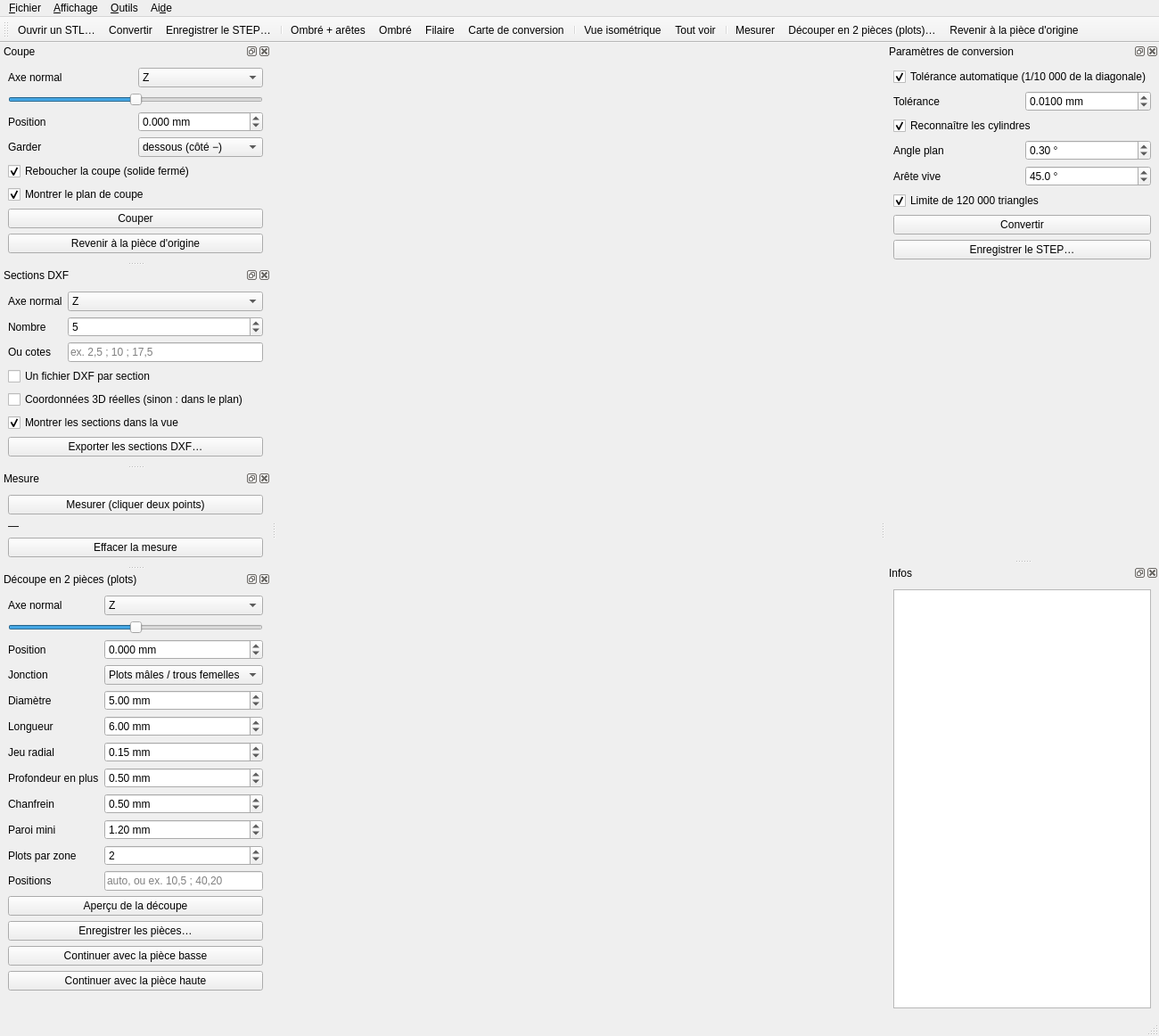
<?xml version="1.0" encoding="UTF-8"?>
<!--
  Interface de STL2STEP au format Qt Designer : ouvrez ce fichier dans Qt Designer
  (designer, ou « pyqt6-tools designer ») pour la modifier, puis relancez l'appli.
  Le code retrouve les éléments par leur nom d'objet (objectName) : un élément
  supprimé est simplement ignoré ; un élément renommé perd son action.
  La zone « viewerHost » reçoit la vue 3D.
-->
<ui version="4.0">
 <class>MainWindow</class>
 <widget class="QMainWindow" name="MainWindow">
  <property name="geometry">
   <rect>
    <x>0</x>
    <y>0</y>
    <width>1300</width>
    <height>840</height>
   </rect>
  </property>
  <property name="windowTitle">
   <string>STL2STEP — STL vers CAO</string>
  </property>
  <widget class="QWidget" name="centralwidget">
   <layout class="QVBoxLayout" name="layoutCentral">
    <property name="leftMargin">
     <number>0</number>
    </property>
    <property name="topMargin">
     <number>0</number>
    </property>
    <property name="rightMargin">
     <number>0</number>
    </property>
    <property name="bottomMargin">
     <number>0</number>
    </property>
    <item>
     <widget class="QWidget" name="viewerHost">
      <layout class="QVBoxLayout" name="layoutViewer">
       <property name="leftMargin">
        <number>0</number>
       </property>
       <property name="topMargin">
        <number>0</number>
       </property>
       <property name="rightMargin">
        <number>0</number>
       </property>
       <property name="bottomMargin">
        <number>0</number>
       </property>
      </layout>
     </widget>
    </item>
   </layout>
  </widget>
  <widget class="QMenuBar" name="menubar">
   <widget class="QMenu" name="menuFichier">
    <property name="title">
     <string>&amp;Fichier</string>
    </property>
    <addaction name="actionOuvrir"/>
    <addaction name="actionEnregistrerStep"/>
    <addaction name="actionEnregistrerStl"/>
    <addaction name="actionExporterDxf"/>
    <addaction name="separator"/>
    <addaction name="actionQuitter"/>
   </widget>
   <widget class="QMenu" name="menuAffichage">
    <property name="title">
     <string>&amp;Affichage</string>
    </property>
    <addaction name="actionVueOmbreAretes"/>
    <addaction name="actionVueOmbre"/>
    <addaction name="actionVueFilaire"/>
    <addaction name="actionVueCarte"/>
    <addaction name="separator"/>
    <addaction name="actionVueIso"/>
    <addaction name="actionVueDessus"/>
    <addaction name="actionVueFace"/>
    <addaction name="actionVueDroite"/>
    <addaction name="actionAjuster"/>
    <addaction name="separator"/>
    <addaction name="actionRechargerInterface"/>
   </widget>
   <widget class="QMenu" name="menuOutils">
    <property name="title">
     <string>&amp;Outils</string>
    </property>
    <addaction name="actionConvertir"/>
    <addaction name="actionMesurer"/>
    <addaction name="actionCouper"/>
    <addaction name="actionDecouper"/>
    <addaction name="separator"/>
    <addaction name="actionAnnulerModifs"/>
   </widget>
   <widget class="QMenu" name="menuAide">
    <property name="title">
     <string>Ai&amp;de</string>
    </property>
    <addaction name="actionAide"/>
    <addaction name="actionAPropos"/>
   </widget>
   <addaction name="menuFichier"/>
   <addaction name="menuAffichage"/>
   <addaction name="menuOutils"/>
   <addaction name="menuAide"/>
  </widget>
  <widget class="QToolBar" name="toolBar">
   <property name="windowTitle">
    <string>Barre d'outils</string>
   </property>
   <property name="toolButtonStyle">
    <enum>Qt::ToolButtonStyle::ToolButtonTextOnly</enum>
   </property>
   <attribute name="toolBarArea">
    <enum>TopToolBarArea</enum>
   </attribute>
   <attribute name="toolBarBreak">
    <bool>false</bool>
   </attribute>
   <addaction name="actionOuvrir"/>
   <addaction name="actionConvertir"/>
   <addaction name="actionEnregistrerStep"/>
   <addaction name="separator"/>
   <addaction name="actionVueOmbreAretes"/>
   <addaction name="actionVueOmbre"/>
   <addaction name="actionVueFilaire"/>
   <addaction name="actionVueCarte"/>
   <addaction name="separator"/>
   <addaction name="actionVueIso"/>
   <addaction name="actionAjuster"/>
   <addaction name="separator"/>
   <addaction name="actionMesurer"/>
   <addaction name="actionDecouper"/>
   <addaction name="actionAnnulerModifs"/>
  </widget>
  <widget class="QStatusBar" name="statusbar"/>
  <widget class="QDockWidget" name="dockParametres">
   <property name="windowTitle">
    <string>Paramètres de conversion</string>
   </property>
   <property name="features">
    <set>QDockWidget::DockWidgetFeature::DockWidgetClosable|QDockWidget::DockWidgetFeature::DockWidgetMovable|QDockWidget::DockWidgetFeature::DockWidgetFloatable</set>
   </property>
   <attribute name="dockWidgetArea">
    <number>2</number>
   </attribute>
   <widget class="QWidget" name="dockParametresContents">
    <layout class="QGridLayout" name="gridParams">
     <item row="0" column="0" colspan="2">
      <widget class="QCheckBox" name="checkTolAuto">
       <property name="text">
        <string>Tolérance automatique (1/10 000 de la diagonale)</string>
       </property>
       <property name="checked">
        <bool>true</bool>
       </property>
      </widget>
     </item>
     <item row="1" column="0">
      <widget class="QLabel" name="gridParamsLbl1">
       <property name="text">
        <string>Tolérance</string>
       </property>
       <property name="wordWrap">
        <bool>true</bool>
       </property>
      </widget>
     </item>
     <item row="1" column="1">
      <widget class="QDoubleSpinBox" name="spinTolerance">
       <property name="decimals">
        <number>4</number>
       </property>
       <property name="minimum">
        <double>0.0001</double>
       </property>
       <property name="maximum">
        <double>10</double>
       </property>
       <property name="singleStep">
        <double>0.005</double>
       </property>
       <property name="value">
        <double>0.01</double>
       </property>
       <property name="suffix">
        <string> mm</string>
       </property>
       <property name="toolTip">
        <string>Écart maximal entre le maillage et les faces CAO</string>
       </property>
      </widget>
     </item>
     <item row="2" column="0" colspan="2">
      <widget class="QCheckBox" name="checkCylindres">
       <property name="text">
        <string>Reconnaître les cylindres</string>
       </property>
       <property name="checked">
        <bool>true</bool>
       </property>
      </widget>
     </item>
     <item row="3" column="0">
      <widget class="QLabel" name="gridParamsLbl3">
       <property name="text">
        <string>Angle plan</string>
       </property>
       <property name="wordWrap">
        <bool>true</bool>
       </property>
      </widget>
     </item>
     <item row="3" column="1">
      <widget class="QDoubleSpinBox" name="spinAnglePlan">
       <property name="decimals">
        <number>2</number>
       </property>
       <property name="minimum">
        <double>0.01</double>
       </property>
       <property name="maximum">
        <double>5</double>
       </property>
       <property name="singleStep">
        <double>0.05</double>
       </property>
       <property name="value">
        <double>0.3</double>
       </property>
       <property name="suffix">
        <string> °</string>
       </property>
       <property name="toolTip">
        <string>Écart maximal entre normales de triangles d'un même plan</string>
       </property>
      </widget>
     </item>
     <item row="4" column="0">
      <widget class="QLabel" name="gridParamsLbl4">
       <property name="text">
        <string>Arête vive</string>
       </property>
       <property name="wordWrap">
        <bool>true</bool>
       </property>
      </widget>
     </item>
     <item row="4" column="1">
      <widget class="QDoubleSpinBox" name="spinAngleLisse">
       <property name="decimals">
        <number>1</number>
       </property>
       <property name="minimum">
        <double>5</double>
       </property>
       <property name="maximum">
        <double>89</double>
       </property>
       <property name="singleStep">
        <double>5</double>
       </property>
       <property name="value">
        <double>45</double>
       </property>
       <property name="suffix">
        <string> °</string>
       </property>
       <property name="toolTip">
        <string>Au-delà, une arête sépare deux faces (pas de cylindre à travers)</string>
       </property>
      </widget>
     </item>
     <item row="5" column="0" colspan="2">
      <widget class="QCheckBox" name="checkLimite">
       <property name="text">
        <string>Limite de 120 000 triangles</string>
       </property>
       <property name="checked">
        <bool>true</bool>
       </property>
      </widget>
     </item>
     <item row="6" column="0" colspan="2">
      <widget class="QPushButton" name="btnConvertir">
       <property name="text">
        <string>Convertir</string>
       </property>
       <property name="toolTip">
        <string>F5</string>
       </property>
      </widget>
     </item>
     <item row="7" column="0" colspan="2">
      <widget class="QPushButton" name="btnEnregistrerStep">
       <property name="text">
        <string>Enregistrer le STEP…</string>
       </property>
      </widget>
     </item>
     <item row="8" column="0" colspan="2">
      <spacer name="gridParamsSpacer">
       <property name="orientation">
        <enum>Qt::Orientation::Vertical</enum>
       </property>
       <property name="sizeHint" stdset="0">
        <size>
         <width>20</width>
         <height>10</height>
        </size>
       </property>
      </spacer>
     </item>
    </layout>
   </widget>
  </widget>
  <widget class="QDockWidget" name="dockInfos">
   <property name="windowTitle">
    <string>Infos</string>
   </property>
   <property name="features">
    <set>QDockWidget::DockWidgetFeature::DockWidgetClosable|QDockWidget::DockWidgetFeature::DockWidgetMovable|QDockWidget::DockWidgetFeature::DockWidgetFloatable</set>
   </property>
   <attribute name="dockWidgetArea">
    <number>2</number>
   </attribute>
   <widget class="QWidget" name="dockInfosContents">
    <layout class="QVBoxLayout" name="layoutInfos">
     <item>
      <widget class="QTextBrowser" name="textInfos">
       <property name="openExternalLinks">
        <bool>true</bool>
       </property>
      </widget>
     </item>
    </layout>
   </widget>
  </widget>
  <widget class="QDockWidget" name="dockCoupe">
   <property name="windowTitle">
    <string>Coupe</string>
   </property>
   <property name="features">
    <set>QDockWidget::DockWidgetFeature::DockWidgetClosable|QDockWidget::DockWidgetFeature::DockWidgetMovable|QDockWidget::DockWidgetFeature::DockWidgetFloatable</set>
   </property>
   <attribute name="dockWidgetArea">
    <number>1</number>
   </attribute>
   <widget class="QWidget" name="dockCoupeContents">
    <layout class="QGridLayout" name="gridCoupe">
     <item row="0" column="0">
      <widget class="QLabel" name="gridCoupeLbl0">
       <property name="text">
        <string>Axe normal</string>
       </property>
       <property name="wordWrap">
        <bool>true</bool>
       </property>
      </widget>
     </item>
     <item row="0" column="1">
      <widget class="QComboBox" name="comboAxeCoupe">
       <property name="currentIndex">
        <number>2</number>
       </property>
       <item>
        <property name="text">
         <string>X</string>
        </property>
       </item>
       <item>
        <property name="text">
         <string>Y</string>
        </property>
       </item>
       <item>
        <property name="text">
         <string>Z</string>
        </property>
       </item>
      </widget>
     </item>
     <item row="1" column="0" colspan="2">
      <widget class="QSlider" name="sliderCoupe">
       <property name="maximum">
        <number>1000</number>
       </property>
       <property name="value">
        <number>500</number>
       </property>
       <property name="orientation">
        <enum>Qt::Orientation::Horizontal</enum>
       </property>
      </widget>
     </item>
     <item row="2" column="0">
      <widget class="QLabel" name="gridCoupeLbl2">
       <property name="text">
        <string>Position</string>
       </property>
       <property name="wordWrap">
        <bool>true</bool>
       </property>
      </widget>
     </item>
     <item row="2" column="1">
      <widget class="QDoubleSpinBox" name="spinPosCoupe">
       <property name="decimals">
        <number>3</number>
       </property>
       <property name="minimum">
        <double>-1000000.0</double>
       </property>
       <property name="maximum">
        <double>1000000.0</double>
       </property>
       <property name="singleStep">
        <double>0.5</double>
       </property>
       <property name="value">
        <double>0</double>
       </property>
       <property name="suffix">
        <string> mm</string>
       </property>
      </widget>
     </item>
     <item row="3" column="0">
      <widget class="QLabel" name="gridCoupeLbl3">
       <property name="text">
        <string>Garder</string>
       </property>
       <property name="wordWrap">
        <bool>true</bool>
       </property>
      </widget>
     </item>
     <item row="3" column="1">
      <widget class="QComboBox" name="comboGarder">
       <property name="currentIndex">
        <number>0</number>
       </property>
       <item>
        <property name="text">
         <string>dessous (côté −)</string>
        </property>
       </item>
       <item>
        <property name="text">
         <string>dessus (côté +)</string>
        </property>
       </item>
      </widget>
     </item>
     <item row="4" column="0" colspan="2">
      <widget class="QCheckBox" name="checkBoucher">
       <property name="text">
        <string>Reboucher la coupe (solide fermé)</string>
       </property>
       <property name="checked">
        <bool>true</bool>
       </property>
      </widget>
     </item>
     <item row="5" column="0" colspan="2">
      <widget class="QCheckBox" name="checkApercuCoupe">
       <property name="text">
        <string>Montrer le plan de coupe</string>
       </property>
       <property name="checked">
        <bool>true</bool>
       </property>
      </widget>
     </item>
     <item row="6" column="0" colspan="2">
      <widget class="QPushButton" name="btnCouper">
       <property name="text">
        <string>Couper</string>
       </property>
      </widget>
     </item>
     <item row="7" column="0" colspan="2">
      <widget class="QPushButton" name="btnAnnulerModifs">
       <property name="text">
        <string>Revenir à la pièce d'origine</string>
       </property>
      </widget>
     </item>
     <item row="8" column="0" colspan="2">
      <spacer name="gridCoupeSpacer">
       <property name="orientation">
        <enum>Qt::Orientation::Vertical</enum>
       </property>
       <property name="sizeHint" stdset="0">
        <size>
         <width>20</width>
         <height>10</height>
        </size>
       </property>
      </spacer>
     </item>
    </layout>
   </widget>
  </widget>
  <widget class="QDockWidget" name="dockSections">
   <property name="windowTitle">
    <string>Sections DXF</string>
   </property>
   <property name="features">
    <set>QDockWidget::DockWidgetFeature::DockWidgetClosable|QDockWidget::DockWidgetFeature::DockWidgetMovable|QDockWidget::DockWidgetFeature::DockWidgetFloatable</set>
   </property>
   <attribute name="dockWidgetArea">
    <number>1</number>
   </attribute>
   <widget class="QWidget" name="dockSectionsContents">
    <layout class="QGridLayout" name="gridSections">
     <item row="0" column="0">
      <widget class="QLabel" name="gridSectionsLbl0">
       <property name="text">
        <string>Axe normal</string>
       </property>
       <property name="wordWrap">
        <bool>true</bool>
       </property>
      </widget>
     </item>
     <item row="0" column="1">
      <widget class="QComboBox" name="comboAxeSections">
       <property name="currentIndex">
        <number>2</number>
       </property>
       <item>
        <property name="text">
         <string>X</string>
        </property>
       </item>
       <item>
        <property name="text">
         <string>Y</string>
        </property>
       </item>
       <item>
        <property name="text">
         <string>Z</string>
        </property>
       </item>
      </widget>
     </item>
     <item row="1" column="0">
      <widget class="QLabel" name="gridSectionsLbl1">
       <property name="text">
        <string>Nombre</string>
       </property>
       <property name="wordWrap">
        <bool>true</bool>
       </property>
      </widget>
     </item>
     <item row="1" column="1">
      <widget class="QSpinBox" name="spinNbSections">
       <property name="minimum">
        <number>1</number>
       </property>
       <property name="maximum">
        <number>500</number>
       </property>
       <property name="value">
        <number>5</number>
       </property>
       <property name="toolTip">
        <string>Sections régulièrement espacées</string>
       </property>
      </widget>
     </item>
     <item row="2" column="0">
      <widget class="QLabel" name="gridSectionsLbl2">
       <property name="text">
        <string>Ou cotes</string>
       </property>
       <property name="wordWrap">
        <bool>true</bool>
       </property>
      </widget>
     </item>
     <item row="2" column="1">
      <widget class="QLineEdit" name="editPositions">
       <property name="placeholderText">
        <string>ex. 2,5 ; 10 ; 17,5</string>
       </property>
       <property name="toolTip">
        <string>Positions précises en mm, séparées par ;</string>
       </property>
      </widget>
     </item>
     <item row="3" column="0" colspan="2">
      <widget class="QCheckBox" name="checkUnFichierParSection">
       <property name="text">
        <string>Un fichier DXF par section</string>
       </property>
       <property name="checked">
        <bool>false</bool>
       </property>
      </widget>
     </item>
     <item row="4" column="0" colspan="2">
      <widget class="QCheckBox" name="checkCoord3D">
       <property name="text">
        <string>Coordonnées 3D réelles (sinon : dans le plan)</string>
       </property>
       <property name="checked">
        <bool>false</bool>
       </property>
      </widget>
     </item>
     <item row="5" column="0" colspan="2">
      <widget class="QCheckBox" name="checkApercuSections">
       <property name="text">
        <string>Montrer les sections dans la vue</string>
       </property>
       <property name="checked">
        <bool>true</bool>
       </property>
      </widget>
     </item>
     <item row="6" column="0" colspan="2">
      <widget class="QPushButton" name="btnSections">
       <property name="text">
        <string>Exporter les sections DXF…</string>
       </property>
      </widget>
     </item>
     <item row="7" column="0" colspan="2">
      <spacer name="gridSectionsSpacer">
       <property name="orientation">
        <enum>Qt::Orientation::Vertical</enum>
       </property>
       <property name="sizeHint" stdset="0">
        <size>
         <width>20</width>
         <height>10</height>
        </size>
       </property>
      </spacer>
     </item>
    </layout>
   </widget>
  </widget>
  <widget class="QDockWidget" name="dockMesure">
   <property name="windowTitle">
    <string>Mesure</string>
   </property>
   <property name="features">
    <set>QDockWidget::DockWidgetFeature::DockWidgetClosable|QDockWidget::DockWidgetFeature::DockWidgetMovable|QDockWidget::DockWidgetFeature::DockWidgetFloatable</set>
   </property>
   <attribute name="dockWidgetArea">
    <number>1</number>
   </attribute>
   <widget class="QWidget" name="dockMesureContents">
    <layout class="QGridLayout" name="gridMesure">
     <item row="0" column="0" colspan="2">
      <widget class="QPushButton" name="btnMesurer">
       <property name="text">
        <string>Mesurer (cliquer deux points)</string>
       </property>
      </widget>
     </item>
     <item row="1" column="0" colspan="2">
      <widget class="QLabel" name="labelMesure">
       <property name="text">
        <string>—</string>
       </property>
       <property name="wordWrap">
        <bool>true</bool>
       </property>
       <property name="textInteractionFlags">
        <set>Qt::TextInteractionFlag::TextSelectableByMouse</set>
       </property>
      </widget>
     </item>
     <item row="2" column="0" colspan="2">
      <widget class="QPushButton" name="btnEffacerMesure">
       <property name="text">
        <string>Effacer la mesure</string>
       </property>
      </widget>
     </item>
     <item row="3" column="0" colspan="2">
      <spacer name="gridMesureSpacer">
       <property name="orientation">
        <enum>Qt::Orientation::Vertical</enum>
       </property>
       <property name="sizeHint" stdset="0">
        <size>
         <width>20</width>
         <height>10</height>
        </size>
       </property>
      </spacer>
     </item>
    </layout>
   </widget>
  </widget>
  <widget class="QDockWidget" name="dockDecoupe">
   <property name="windowTitle">
    <string>Découpe en 2 pièces (plots)</string>
   </property>
   <property name="features">
    <set>QDockWidget::DockWidgetFeature::DockWidgetClosable|QDockWidget::DockWidgetFeature::DockWidgetMovable|QDockWidget::DockWidgetFeature::DockWidgetFloatable</set>
   </property>
   <attribute name="dockWidgetArea">
    <number>1</number>
   </attribute>
   <widget class="QWidget" name="dockDecoupeContents">
    <layout class="QGridLayout" name="gridDecoupe">
     <item row="0" column="0">
      <widget class="QLabel" name="gridDecoupeLbl0">
       <property name="text">
        <string>Axe normal</string>
       </property>
       <property name="wordWrap">
        <bool>true</bool>
       </property>
      </widget>
     </item>
     <item row="0" column="1">
      <widget class="QComboBox" name="comboAxeDecoupe">
       <property name="currentIndex">
        <number>2</number>
       </property>
       <item>
        <property name="text">
         <string>X</string>
        </property>
       </item>
       <item>
        <property name="text">
         <string>Y</string>
        </property>
       </item>
       <item>
        <property name="text">
         <string>Z</string>
        </property>
       </item>
      </widget>
     </item>
     <item row="1" column="0" colspan="2">
      <widget class="QSlider" name="sliderDecoupe">
       <property name="maximum">
        <number>1000</number>
       </property>
       <property name="value">
        <number>500</number>
       </property>
       <property name="orientation">
        <enum>Qt::Orientation::Horizontal</enum>
       </property>
      </widget>
     </item>
     <item row="2" column="0">
      <widget class="QLabel" name="gridDecoupeLbl2">
       <property name="text">
        <string>Position</string>
       </property>
       <property name="wordWrap">
        <bool>true</bool>
       </property>
      </widget>
     </item>
     <item row="2" column="1">
      <widget class="QDoubleSpinBox" name="spinPosDecoupe">
       <property name="decimals">
        <number>3</number>
       </property>
       <property name="minimum">
        <double>-1000000.0</double>
       </property>
       <property name="maximum">
        <double>1000000.0</double>
       </property>
       <property name="singleStep">
        <double>0.5</double>
       </property>
       <property name="value">
        <double>0</double>
       </property>
       <property name="suffix">
        <string> mm</string>
       </property>
      </widget>
     </item>
     <item row="3" column="0">
      <widget class="QLabel" name="gridDecoupeLbl3">
       <property name="text">
        <string>Jonction</string>
       </property>
       <property name="wordWrap">
        <bool>true</bool>
       </property>
      </widget>
     </item>
     <item row="3" column="1">
      <widget class="QComboBox" name="comboModePlots">
       <property name="toolTip">
        <string>Mâle/femelle : plots sur la pièce basse, trous dans la haute. Goupilles : trous des deux côtés, goupilles à imprimer à part.</string>
       </property>
       <property name="currentIndex">
        <number>0</number>
       </property>
       <item>
        <property name="text">
         <string>Plots mâles / trous femelles</string>
        </property>
       </item>
       <item>
        <property name="text">
         <string>Trous + goupilles séparées</string>
        </property>
       </item>
       <item>
        <property name="text">
         <string>Sans plots</string>
        </property>
       </item>
      </widget>
     </item>
     <item row="4" column="0">
      <widget class="QLabel" name="gridDecoupeLbl4">
       <property name="text">
        <string>Diamètre</string>
       </property>
       <property name="wordWrap">
        <bool>true</bool>
       </property>
      </widget>
     </item>
     <item row="4" column="1">
      <widget class="QDoubleSpinBox" name="spinDiametrePlot">
       <property name="decimals">
        <number>2</number>
       </property>
       <property name="minimum">
        <double>1</double>
       </property>
       <property name="maximum">
        <double>100</double>
       </property>
       <property name="singleStep">
        <double>0.5</double>
       </property>
       <property name="value">
        <double>5</double>
       </property>
       <property name="suffix">
        <string> mm</string>
       </property>
       <property name="toolTip">
        <string>Diamètre du plot ou de la goupille</string>
       </property>
      </widget>
     </item>
     <item row="5" column="0">
      <widget class="QLabel" name="gridDecoupeLbl5">
       <property name="text">
        <string>Longueur</string>
       </property>
       <property name="wordWrap">
        <bool>true</bool>
       </property>
      </widget>
     </item>
     <item row="5" column="1">
      <widget class="QDoubleSpinBox" name="spinLongueurPlot">
       <property name="decimals">
        <number>2</number>
       </property>
       <property name="minimum">
        <double>1</double>
       </property>
       <property name="maximum">
        <double>200</double>
       </property>
       <property name="singleStep">
        <double>0.5</double>
       </property>
       <property name="value">
        <double>6</double>
       </property>
       <property name="suffix">
        <string> mm</string>
       </property>
       <property name="toolTip">
        <string>Plot : hauteur qui dépasse. Goupille : longueur totale.</string>
       </property>
      </widget>
     </item>
     <item row="6" column="0">
      <widget class="QLabel" name="gridDecoupeLbl6">
       <property name="text">
        <string>Jeu radial</string>
       </property>
       <property name="wordWrap">
        <bool>true</bool>
       </property>
      </widget>
     </item>
     <item row="6" column="1">
      <widget class="QDoubleSpinBox" name="spinJeuPlot">
       <property name="decimals">
        <number>2</number>
       </property>
       <property name="minimum">
        <double>0</double>
       </property>
       <property name="maximum">
        <double>2</double>
       </property>
       <property name="singleStep">
        <double>0.05</double>
       </property>
       <property name="value">
        <double>0.15</double>
       </property>
       <property name="suffix">
        <string> mm</string>
       </property>
       <property name="toolTip">
        <string>Jeu entre le plot et son trou (0,1 à 0,2 mm en FDM)</string>
       </property>
      </widget>
     </item>
     <item row="7" column="0">
      <widget class="QLabel" name="gridDecoupeLbl7">
       <property name="text">
        <string>Profondeur en plus</string>
       </property>
       <property name="wordWrap">
        <bool>true</bool>
       </property>
      </widget>
     </item>
     <item row="7" column="1">
      <widget class="QDoubleSpinBox" name="spinProfondeurPlot">
       <property name="decimals">
        <number>2</number>
       </property>
       <property name="minimum">
        <double>0</double>
       </property>
       <property name="maximum">
        <double>10</double>
       </property>
       <property name="singleStep">
        <double>0.1</double>
       </property>
       <property name="value">
        <double>0.5</double>
       </property>
       <property name="suffix">
        <string> mm</string>
       </property>
       <property name="toolTip">
        <string>Le trou est plus profond que le plot de cette valeur</string>
       </property>
      </widget>
     </item>
     <item row="8" column="0">
      <widget class="QLabel" name="gridDecoupeLbl8">
       <property name="text">
        <string>Chanfrein</string>
       </property>
       <property name="wordWrap">
        <bool>true</bool>
       </property>
      </widget>
     </item>
     <item row="8" column="1">
      <widget class="QDoubleSpinBox" name="spinChanfreinPlot">
       <property name="decimals">
        <number>2</number>
       </property>
       <property name="minimum">
        <double>0</double>
       </property>
       <property name="maximum">
        <double>5</double>
       </property>
       <property name="singleStep">
        <double>0.1</double>
       </property>
       <property name="value">
        <double>0.5</double>
       </property>
       <property name="suffix">
        <string> mm</string>
       </property>
       <property name="toolTip">
        <string>Chanfrein en bout de plot pour l'emboîtement</string>
       </property>
      </widget>
     </item>
     <item row="9" column="0">
      <widget class="QLabel" name="gridDecoupeLbl9">
       <property name="text">
        <string>Paroi mini</string>
       </property>
       <property name="wordWrap">
        <bool>true</bool>
       </property>
      </widget>
     </item>
     <item row="9" column="1">
      <widget class="QDoubleSpinBox" name="spinParoiPlot">
       <property name="decimals">
        <number>2</number>
       </property>
       <property name="minimum">
        <double>0.2</double>
       </property>
       <property name="maximum">
        <double>20</double>
       </property>
       <property name="singleStep">
        <double>0.2</double>
       </property>
       <property name="value">
        <double>1.2</double>
       </property>
       <property name="suffix">
        <string> mm</string>
       </property>
       <property name="toolTip">
        <string>Matière minimale autour et au fond des trous</string>
       </property>
      </widget>
     </item>
     <item row="10" column="0">
      <widget class="QLabel" name="gridDecoupeLbl10">
       <property name="text">
        <string>Plots par zone</string>
       </property>
       <property name="wordWrap">
        <bool>true</bool>
       </property>
      </widget>
     </item>
     <item row="10" column="1">
      <widget class="QSpinBox" name="spinNbPlots">
       <property name="minimum">
        <number>1</number>
       </property>
       <property name="maximum">
        <number>20</number>
       </property>
       <property name="value">
        <number>2</number>
       </property>
       <property name="toolTip">
        <string>Nombre de plots par zone de coupe (placement automatique)</string>
       </property>
      </widget>
     </item>
     <item row="11" column="0">
      <widget class="QLabel" name="gridDecoupeLbl11">
       <property name="text">
        <string>Positions</string>
       </property>
       <property name="wordWrap">
        <bool>true</bool>
       </property>
      </widget>
     </item>
     <item row="11" column="1">
      <widget class="QLineEdit" name="editPositionsPlots">
       <property name="placeholderText">
        <string>auto, ou ex. 10,5 ; 40,20</string>
       </property>
       <property name="toolTip">
        <string>Centres imposés dans le plan de coupe : « u,v » séparés par ; (u, v = les deux autres axes, ex. X,Y pour une coupe en Z)</string>
       </property>
      </widget>
     </item>
     <item row="12" column="0" colspan="2">
      <widget class="QPushButton" name="btnApercuDecoupe">
       <property name="text">
        <string>Aperçu de la découpe</string>
       </property>
      </widget>
     </item>
     <item row="13" column="0" colspan="2">
      <widget class="QPushButton" name="btnEnregistrerDecoupe">
       <property name="text">
        <string>Enregistrer les pièces…</string>
       </property>
      </widget>
     </item>
     <item row="14" column="0" colspan="2">
      <widget class="QPushButton" name="btnGarderBasse">
       <property name="text">
        <string>Continuer avec la pièce basse</string>
       </property>
      </widget>
     </item>
     <item row="15" column="0" colspan="2">
      <widget class="QPushButton" name="btnGarderHaute">
       <property name="text">
        <string>Continuer avec la pièce haute</string>
       </property>
      </widget>
     </item>
     <item row="16" column="0" colspan="2">
      <widget class="QLabel" name="labelDecoupe">
       <property name="text">
        <string/>
       </property>
       <property name="wordWrap">
        <bool>true</bool>
       </property>
      </widget>
     </item>
     <item row="17" column="0" colspan="2">
      <spacer name="gridDecoupeSpacer">
       <property name="orientation">
        <enum>Qt::Orientation::Vertical</enum>
       </property>
       <property name="sizeHint" stdset="0">
        <size>
         <width>20</width>
         <height>10</height>
        </size>
       </property>
      </spacer>
     </item>
    </layout>
   </widget>
  </widget>
  <action name="actionOuvrir">
   <property name="text">
    <string>&amp;Ouvrir un STL…</string>
   </property>
   <property name="shortcut">
    <string>Ctrl+O</string>
   </property>
   <property name="toolTip">
    <string>Ouvrir un fichier STL (binaire ou texte)</string>
   </property>
  </action>
  <action name="actionEnregistrerStep">
   <property name="text">
    <string>Enregistrer le &amp;STEP…</string>
   </property>
   <property name="shortcut">
    <string>Ctrl+S</string>
   </property>
   <property name="toolTip">
    <string>Enregistrer le solide converti</string>
   </property>
  </action>
  <action name="actionEnregistrerStl">
   <property name="text">
    <string>Enregistrer le S&amp;TL modifié…</string>
   </property>
   <property name="shortcut">
    <string>Ctrl+Shift+S</string>
   </property>
   <property name="toolTip">
    <string>Enregistrer le maillage (après coupe)</string>
   </property>
  </action>
  <action name="actionExporterDxf">
   <property name="text">
    <string>Exporter les sections &amp;DXF…</string>
   </property>
   <property name="shortcut">
    <string>Ctrl+D</string>
   </property>
   <property name="toolTip">
    <string>Sections planes à décalquer en CAO</string>
   </property>
  </action>
  <action name="actionQuitter">
   <property name="text">
    <string>&amp;Quitter</string>
   </property>
   <property name="shortcut">
    <string>Ctrl+Q</string>
   </property>
  </action>
  <action name="actionConvertir">
   <property name="text">
    <string>&amp;Convertir</string>
   </property>
   <property name="shortcut">
    <string>F5</string>
   </property>
   <property name="toolTip">
    <string>Reconnaître les faces et construire le solide</string>
   </property>
  </action>
  <action name="actionMesurer">
   <property name="text">
    <string>&amp;Mesurer</string>
   </property>
   <property name="shortcut">
    <string>M</string>
   </property>
   <property name="toolTip">
    <string>Cliquer deux points de la pièce</string>
   </property>
   <property name="checkable">
    <bool>true</bool>
   </property>
  </action>
  <action name="actionCouper">
   <property name="text">
    <string>Co&amp;uper</string>
   </property>
   <property name="shortcut">
    <string>Ctrl+K</string>
   </property>
   <property name="toolTip">
    <string>Couper par le plan du panneau Coupe</string>
   </property>
  </action>
  <action name="actionDecouper">
   <property name="text">
    <string>&amp;Découper en 2 pièces (plots)…</string>
   </property>
   <property name="shortcut">
    <string>Ctrl+J</string>
   </property>
   <property name="toolTip">
    <string>Deux pièces assemblables par plots de jonction</string>
   </property>
  </action>
  <action name="actionAnnulerModifs">
   <property name="text">
    <string>&amp;Revenir à la pièce d'origine</string>
   </property>
   <property name="shortcut">
    <string>Ctrl+Z</string>
   </property>
   <property name="toolTip">
    <string>Annuler les coupes</string>
   </property>
  </action>
  <action name="actionVueOmbreAretes">
   <property name="text">
    <string>Ombré + arêtes</string>
   </property>
   <property name="shortcut">
    <string>1</string>
   </property>
   <property name="checkable">
    <bool>true</bool>
   </property>
  </action>
  <action name="actionVueOmbre">
   <property name="text">
    <string>Ombré</string>
   </property>
   <property name="shortcut">
    <string>2</string>
   </property>
   <property name="checkable">
    <bool>true</bool>
   </property>
  </action>
  <action name="actionVueFilaire">
   <property name="text">
    <string>Filaire</string>
   </property>
   <property name="shortcut">
    <string>3</string>
   </property>
   <property name="checkable">
    <bool>true</bool>
   </property>
  </action>
  <action name="actionVueCarte">
   <property name="text">
    <string>Carte de conversion</string>
   </property>
   <property name="shortcut">
    <string>4</string>
   </property>
   <property name="toolTip">
    <string>Bleu : plan · orange : cylindre · gris : facette</string>
   </property>
   <property name="checkable">
    <bool>true</bool>
   </property>
  </action>
  <action name="actionVueIso">
   <property name="text">
    <string>Vue isométrique</string>
   </property>
   <property name="shortcut">
    <string>0</string>
   </property>
  </action>
  <action name="actionVueDessus">
   <property name="text">
    <string>Vue de dessus</string>
   </property>
   <property name="shortcut">
    <string>7</string>
   </property>
  </action>
  <action name="actionVueFace">
   <property name="text">
    <string>Vue de face</string>
   </property>
   <property name="shortcut">
    <string>8</string>
   </property>
  </action>
  <action name="actionVueDroite">
   <property name="text">
    <string>Vue de droite</string>
   </property>
   <property name="shortcut">
    <string>9</string>
   </property>
  </action>
  <action name="actionAjuster">
   <property name="text">
    <string>Tout voir</string>
   </property>
   <property name="shortcut">
    <string>F</string>
   </property>
  </action>
  <action name="actionRechargerInterface">
   <property name="text">
    <string>Recharger le style</string>
   </property>
   <property name="shortcut">
    <string>Ctrl+R</string>
   </property>
   <property name="toolTip">
    <string>Relit style.qss sans redémarrer</string>
   </property>
  </action>
  <action name="actionAide">
   <property name="text">
    <string>&amp;Aide</string>
   </property>
   <property name="shortcut">
    <string>F1</string>
   </property>
  </action>
  <action name="actionAPropos">
   <property name="text">
    <string>À &amp;propos</string>
   </property>
  </action>
 </widget>
 <resources/>
 <connections/>
</ui>
